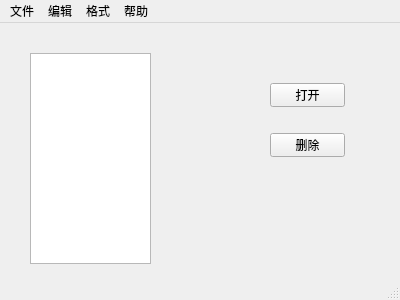
<?xml version="1.0" encoding="UTF-8"?>
<ui version="4.0">
 <class>bookshelf</class>
 <widget class="QMainWindow" name="bookshelf">
  <property name="geometry">
   <rect>
    <x>0</x>
    <y>0</y>
    <width>400</width>
    <height>300</height>
   </rect>
  </property>
  <property name="windowTitle">
   <string>bookshelf</string>
  </property>
  <widget class="QWidget" name="centralwidget">
   <widget class="QTableView" name="booktable">
    <property name="geometry">
     <rect>
      <x>30</x>
      <y>30</y>
      <width>121</width>
      <height>211</height>
     </rect>
    </property>
   </widget>
   <widget class="QPushButton" name="openButton">
    <property name="geometry">
     <rect>
      <x>270</x>
      <y>60</y>
      <width>75</width>
      <height>24</height>
     </rect>
    </property>
    <property name="text">
     <string>打开</string>
    </property>
   </widget>
   <widget class="QPushButton" name="deleteButton">
    <property name="geometry">
     <rect>
      <x>270</x>
      <y>110</y>
      <width>75</width>
      <height>24</height>
     </rect>
    </property>
    <property name="text">
     <string>删除</string>
    </property>
   </widget>
  </widget>
  <widget class="QMenuBar" name="menubar">
   <property name="geometry">
    <rect>
     <x>0</x>
     <y>0</y>
     <width>400</width>
     <height>22</height>
    </rect>
   </property>
   <widget class="QMenu" name="FileMenu">
    <property name="title">
     <string>文件</string>
    </property>
    <addaction name="ImportAction"/>
   </widget>
   <widget class="QMenu" name="EditMenu">
    <property name="title">
     <string>编辑</string>
    </property>
   </widget>
   <widget class="QMenu" name="FormatMenu">
    <property name="title">
     <string>格式</string>
    </property>
   </widget>
   <widget class="QMenu" name="HelloMenu">
    <property name="title">
     <string>帮助</string>
    </property>
   </widget>
   <addaction name="FileMenu"/>
   <addaction name="EditMenu"/>
   <addaction name="FormatMenu"/>
   <addaction name="HelloMenu"/>
  </widget>
  <widget class="QStatusBar" name="statusbar"/>
  <action name="ImportAction">
   <property name="text">
    <string>导入</string>
   </property>
  </action>
 </widget>
 <resources/>
 <connections/>
</ui>
